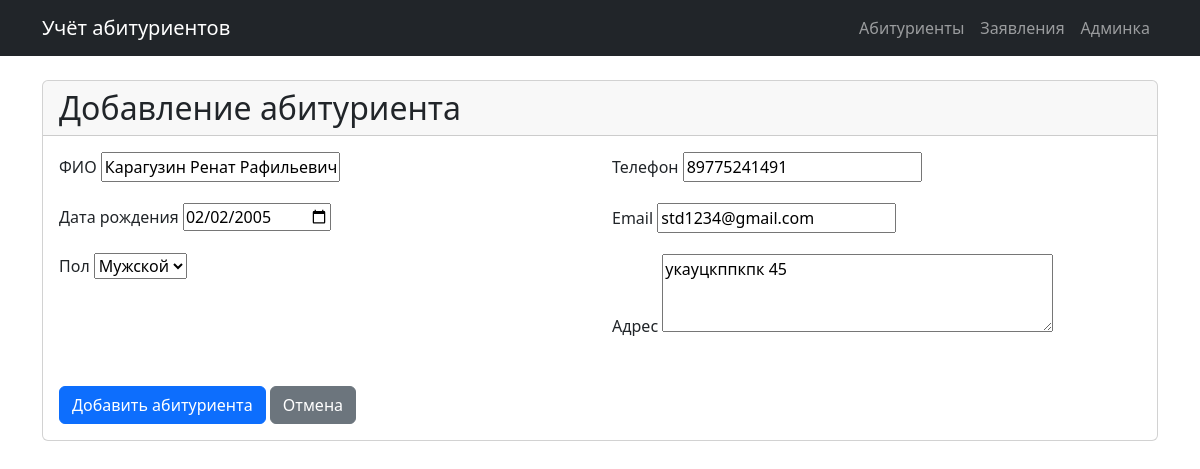
Page /2/update/ on the committed database.
### applicants/models.py (models this page shows, shortened)
class Applicant(models.Model):
    GENDER_CHOICES = [('M', 'Мужской'), ('F', 'Женский')]
    full_name = models.CharField("ФИО", max_length=255)
    birth_date = models.DateField("Дата рождения")
    gender = models.CharField("Пол", max_length=1, choices=GENDER_CHOICES)
    phone = models.CharField("Телефон", max_length=20)
    email = models.EmailField("Email")
    address = models.TextField("Адрес")
    created_at = models.DateTimeField("Дата создания", auto_now_add=True)
    class Meta:
        verbose_name = "Абитуриент"
        verbose_name_plural = "Абитуриенты"
        ordering = ['-created_at']

### applicants/views.py (the view)
# urls.py: path('<int:pk>/update/', views.ApplicantUpdateView.as_view(), name='applicant_update'),
class ApplicantUpdateView(UpdateView):
    model = Applicant
    form_class = ApplicantForm
    template_name = 'applicants/applicant_form.html'
    success_url = reverse_lazy('applicants:applicant_list')

### applicants/forms.py
class ApplicantForm(forms.ModelForm):
    class Meta:
        model = Applicant
        fields = '__all__'
        widgets = {
            'birth_date': forms.DateInput(attrs={'type': 'date'}),
            'address': forms.Textarea(attrs={'rows': 3}),
        }

### applicants/templates/applicants/applicant_form.html (shortened to what this page needs)
{% extends 'applicants/base.html' %}
{% block content %}
<div class="card">
    <div class="card-header">
        <h2 class="mb-0">{% if update %}Редактирование{% else %}Добавление{% endif %} абитуриента</h2>
    </div>
    <div class="card-body">
        <form method="post">
            <div class="row">
                <div class="col-md-6">
                    <div class="mb-3">
                        <label class="form-label">{{ form.full_name.label }}</label>
                        {{ form.full_name }}
                    </div>
                    <div class="mb-3">
                        <label class="form-label">{{ form.birth_date.label }}</label>
                        {{ form.birth_date }}
                    </div>
                    <div class="mb-3">
                        <label class="form-label">{{ form.gender.label }}</label>
                        {{ form.gender }}
                    </div>
                </div>
                <div class="col-md-6">
                    <div class="mb-3">
                        <label class="form-label">{{ form.phone.label }}</label>
                        {{ form.phone }}
                    </div>
                    <div class="mb-3">
                        <label class="form-label">{{ form.email.label }}</label>
                        {{ form.email }}
                    </div>
                    <div class="mb-3">
                        <label class="form-label">{{ form.address.label }}</label>
                        {{ form.address }}
                    </div>
                </div>
            </div>
            <div class="mt-4">
                <button type="submit" class="btn btn-primary">
                    {% if update %}Сохранить изменения{% else %}Добавить абитуриента{% endif %}
                </button>
                <a href="{% if update %}{% url 'applicants:applicant_detail' object.id %}{% else %}{% url 'applicants:applicant_list' %}{% endif %}"
                   class="btn btn-secondary">
                    Отмена
                </a>
            </div>
        </form>
    </div>
</div>
{% endblock %}

### rows in the picture
Applicant: full_name "Карагузин Ренат Рафильевич", birth_date "02/02/2005", gender "Мужской", phone "89775241491", email "std1234@gmail.com", address "укауцкппкпк 45"
